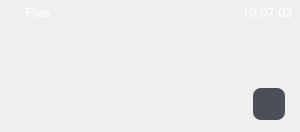
                 <widget class="QWidget" name="files_union" native="true">
                  <property name="minimumSize">
                   <size>
                    <width>0</width>
                    <height>132</height>
                   </size>
                  </property>
                  <property name="maximumSize">
                   <size>
                    <width>16777215</width>
                    <height>132</height>
                   </size>
                  </property>
                  <property name="layoutDirection">
                   <enum>Qt::LeftToRight</enum>
                  </property>
                  <property name="styleSheet">
                   <string notr="true">.clipboard_union{
	background-color: #585B64;
	border-radius: 5px;
}</string>
                  </property>
                  <property name="class" stdset="0">
                   <string>clipboard_union</string>
                  </property>
                  <layout class="QVBoxLayout" name="verticalLayout_9">
                   <property name="spacing">
                    <number>0</number>
                   </property>
                   <property name="leftMargin">
                    <number>0</number>
                   </property>
                   <property name="topMargin">
                    <number>0</number>
                   </property>
                   <property name="rightMargin">
                    <number>0</number>
                   </property>
                   <property name="bottomMargin">
                    <number>0</number>
                   </property>
                   <item>
                    <widget class="QWidget" name="union_info_2" native="true">
                     <property name="minimumSize">
                      <size>
                       <width>0</width>
                       <height>25</height>
                      </size>
                     </property>
                     <property name="maximumSize">
                      <size>
                       <width>16777215</width>
                       <height>25</height>
                      </size>
                     </property>
                     <property name="font">
                      <font>
                       <pointsize>8</pointsize>
                      </font>
                     </property>
                     <layout class="QHBoxLayout" name="horizontalLayout_4">
                      <property name="spacing">
                       <number>0</number>
                      </property>
                      <property name="leftMargin">
                       <number>0</number>
                      </property>
                      <property name="topMargin">
                       <number>0</number>
                      </property>
                      <property name="rightMargin">
                       <number>7</number>
                      </property>
                      <property name="bottomMargin">
                       <number>0</number>
                      </property>
                      <item>
                       <widget class="QLabel" name="label_5">
                        <property name="minimumSize">
                         <size>
                          <width>25</width>
                          <height>25</height>
                         </size>
                        </property>
                        <property name="maximumSize">
                         <size>
                          <width>25</width>
                          <height>25</height>
                         </size>
                        </property>
                        <property name="text">
                         <string/>
                        </property>
                        <property name="pixmap">
                         <pixmap>../sources/images/file-ico.svg</pixmap>
                        </property>
                       </widget>
                      </item>
                      <item>
                       <widget class="QLabel" name="label_6">
                        <property name="font">
                         <font>
                          <family>Roboto</family>
                          <weight>50</weight>
                          <bold>false</bold>
                         </font>
                        </property>
                        <property name="styleSheet">
                         <string notr="true">color: #FFFFFF;</string>
                        </property>
                        <property name="text">
                         <string>Files</string>
                        </property>
                       </widget>
                      </item>
                      <item>
                       <spacer name="horizontalSpacer_2">
                        <property name="orientation">
                         <enum>Qt::Horizontal</enum>
                        </property>
                        <property name="sizeHint" stdset="0">
                         <size>
                          <width>40</width>
                          <height>20</height>
                         </size>
                        </property>
                       </spacer>
                      </item>
                      <item>
                       <widget class="QLabel" name="label_7">
                        <property name="font">
                         <font>
                          <family>Roboto</family>
                          <pointsize>10</pointsize>
                         </font>
                        </property>
                        <property name="styleSheet">
                         <string notr="true">color: #FFFFFF;</string>
                        </property>
                        <property name="text">
                         <string>10.07.03</string>
                        </property>
                       </widget>
                      </item>
                     </layout>
                    </widget>
                   </item>
                   <item>
                    <widget class="Line" name="line_2">
                     <property name="minimumSize">
                      <size>
                       <width>290</width>
                       <height>3</height>
                      </size>
                     </property>
                     <property name="maximumSize">
                      <size>
                       <width>290</width>
                       <height>3</height>
                      </size>
                     </property>
                     <property name="styleSheet">
                      <string notr="true">background-color: #EEEEEE;
border-radius: 1px;</string>
                     </property>
                     <property name="orientation">
                      <enum>Qt::Horizontal</enum>
                     </property>
                    </widget>
                   </item>
                   <item>
                    <widget class="QWidget" name="union_data_2" native="true">
                     <layout class="QHBoxLayout" name="horizontalLayout_5">
                      <property name="spacing">
                       <number>5</number>
                      </property>
                      <property name="leftMargin">
                       <number>6</number>
                      </property>
                      <property name="topMargin">
                       <number>6</number>
                      </property>
                      <property name="rightMargin">
                       <number>6</number>
                      </property>
                      <property name="bottomMargin">
                       <number>6</number>
                      </property>
                      <item>
                       <widget class="QLabel" name="text_2">
                        <property name="minimumSize">
                         <size>
                          <width>233</width>
                          <height>0</height>
                         </size>
                        </property>
                        <property name="maximumSize">
                         <size>
                          <width>233</width>
                          <height>16777215</height>
                         </size>
                        </property>
                        <property name="font">
                         <font>
                          <family>DejaVu Sans</family>
                          <pointsize>12</pointsize>
                         </font>
                        </property>
                        <property name="styleSheet">
                         <string notr="true">color: #FFFFFF;</string>
                        </property>
                        <property name="text">
                         <string/>
                        </property>
                        <property name="alignment">
                         <set>Qt::AlignLeading|Qt::AlignLeft|Qt::AlignTop</set>
                        </property>
                        <property name="wordWrap">
                         <bool>true</bool>
                        </property>
                       </widget>
                      </item>
                      <item>
                       <layout class="QVBoxLayout" name="props_2">
                        <property name="spacing">
                         <number>10</number>
                        </property>
                        <property name="leftMargin">
                         <number>9</number>
                        </property>
                        <property name="rightMargin">
                         <number>9</number>
                        </property>
                        <item>
                         <widget class="QLabel" name="label_8">
                          <property name="minimumSize">
                           <size>
                            <width>32</width>
                            <height>32</height>
                           </size>
                          </property>
                          <property name="maximumSize">
                           <size>
                            <width>32</width>
                            <height>32</height>
                           </size>
                          </property>
                          <property name="text">
                           <string/>
                          </property>
                          <property name="pixmap">
                           <pixmap>../sources/images/folder-ico.svg</pixmap>
                          </property>
                         </widget>
                        </item>
                        <item>
                         <widget class="QPushButton" name="props_button_2">
                          <property name="minimumSize">
                           <size>
                            <width>32</width>
                            <height>32</height>
                           </size>
                          </property>
                          <property name="maximumSize">
                           <size>
                            <width>32</width>
                            <height>32</height>
                           </size>
                          </property>
                          <property name="styleSheet">
                           <string notr="true">border-radius: 8px;
background-color: #4C4F57;
padding: 0;
margin: 0;</string>
                          </property>
                          <property name="text">
                           <string/>
                          </property>
                          <property name="icon">
                           <iconset>
                            <normaloff>../sources/images/props-ico.svg</normaloff>../sources/images/props-ico.svg</iconset>
                          </property>
                          <property name="iconSize">
                           <size>
                            <width>32</width>
                            <height>32</height>
                           </size>
                          </property>
                         </widget>
                        </item>
                       </layout>
                      </item>
                     </layout>
                    </widget>
                   </item>
                  </layout>
                 </widget>
